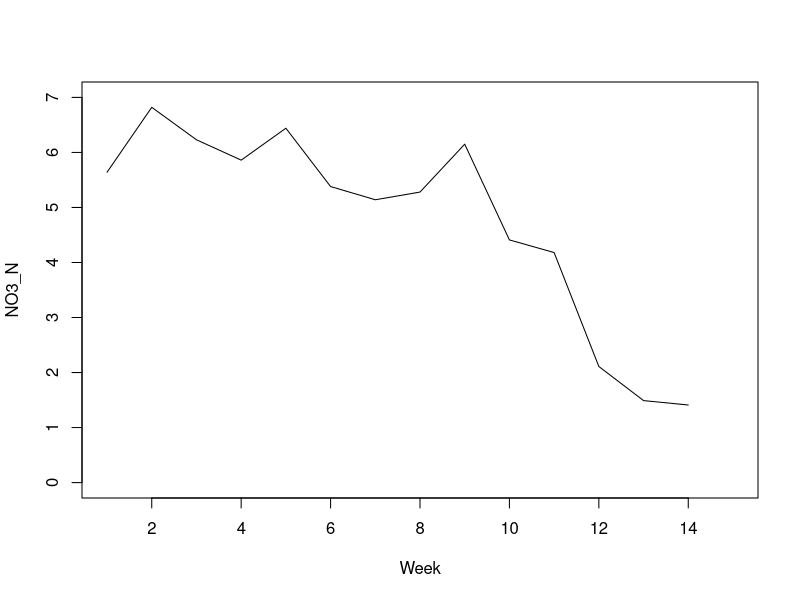
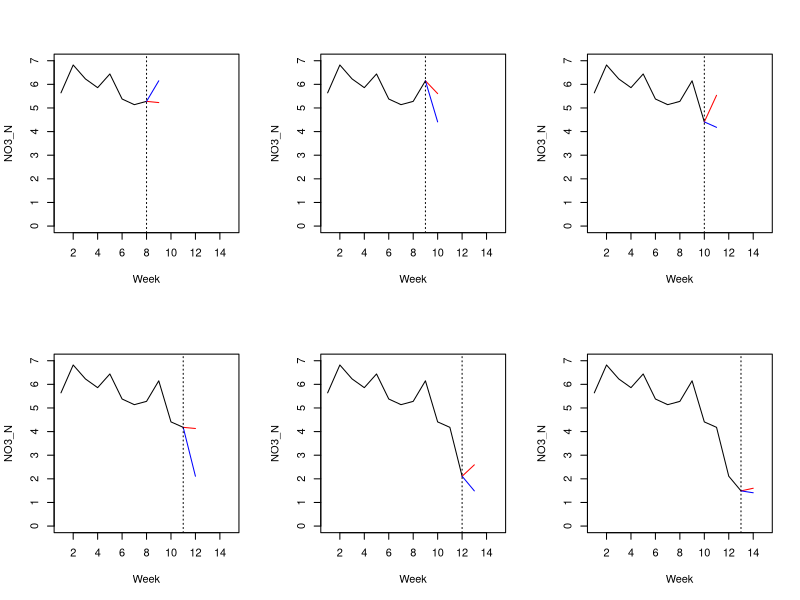
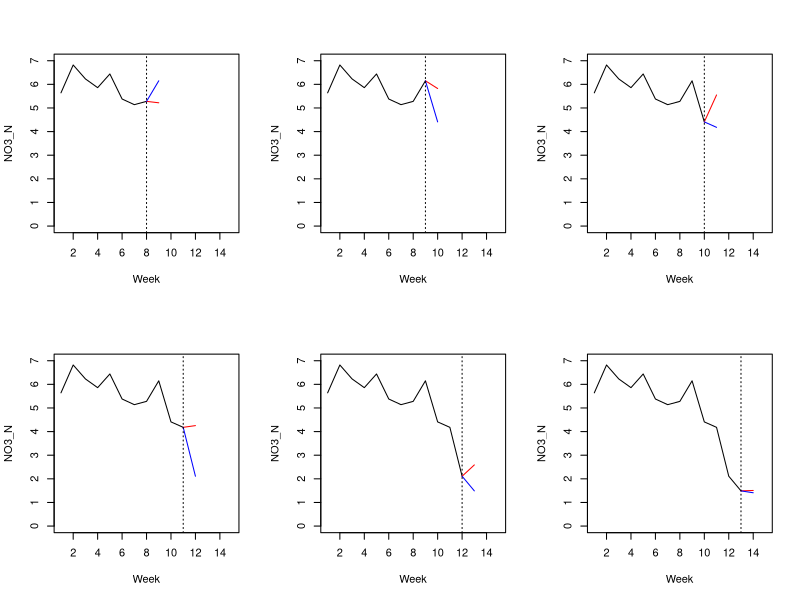
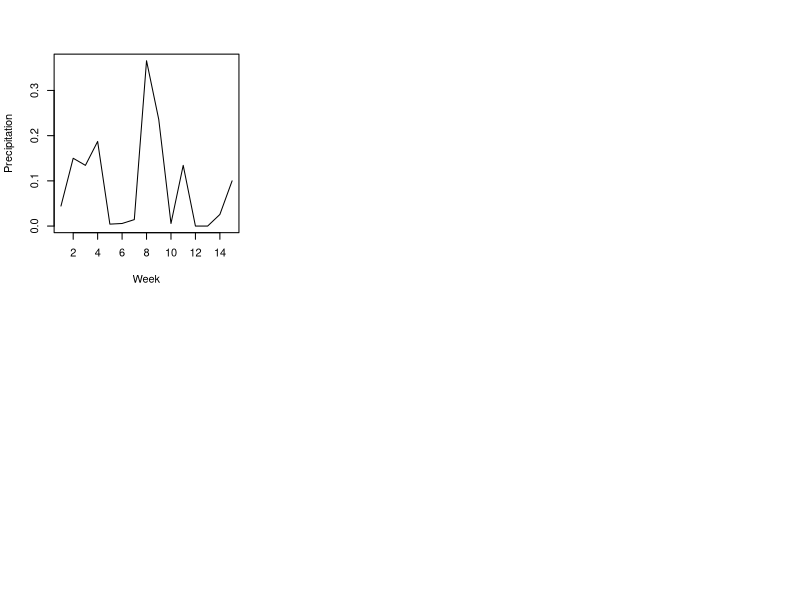

These charts were generated, in order, by the following R code:
## ---- chunk 1
knitr::opts_chunk$set(echo = FALSE)

library(tidyverse)
library(lubridate)
library(forecast)
## ---- chunk 2
data <- read_csv("Data/combined_data_clean2.csv") %>%
  mutate(Week=week(Date)) %>%
  mutate(Year=year(Date)) %>%
  filter(Year==2021) %>%
  filter(Watershed=="Bear Creek") %>%
  group_by(Week) %>%
  summarize(NO3_N=mean(NO3_N))

rain <- read_csv("Data/watershed_rain_data.csv") %>%
  mutate(Week=week(Date)) %>%
  mutate(Year=year(Date)) %>%
  filter(Year==2021) %>%
  group_by(Week) %>%
  summarize(Rain=mean(`Bear Creek`)) %>%
  filter(Week > 17)

data <- data$NO3_N
rain <- rain$Rain
## ---- chunk 3
plot(data, xlim=c(1, 15), ylim=c(0, 7), type="l", xlab="Week", ylab="NO3_N")
## ---- chunk 4
par(mfrow=c(2,3))
for (i in 8:13){
  fit <- Arima(y=data[1:i], xreg=rain[1:i], order=c(1,1,0), seasonal=F)
  plot(data[1:i], xlim=c(1, 15), ylim=c(0, 7), xlab="Week", ylab="NO3_N", type="l")
  pred <- c(data[i], predict(fit, n.ahead=1, newxreg=rain[i+1])$pred)
  lines(x=i:(i+1), y=pred, col="red")
  lines(x=i:(i+1), y=c(data[i], data[i+1]), col="blue")
  abline(v=i, lty=3)
}
## ---- chunk 5
par(mfrow=c(2,3))
for (i in 8:13){
  fit <- Arima(y=data[1:i], order=c(1,1,0), seasonal=F)
  plot(data[1:i], xlim=c(1, 15), ylim=c(0, 7), xlab="Week", ylab="NO3_N", type="l")
  pred <- c(data[i], predict(fit, n.ahead=1)$pred)
  lines(x=i:(i+1), y=pred, col="red")
  lines(x=i:(i+1), y=c(data[i], data[i+1]), col="blue")
  abline(v=i, lty=3)
}
## ---- chunk 6
plot(rain[1:15], type="l", xlab="Week", ylab="Precipitation")
